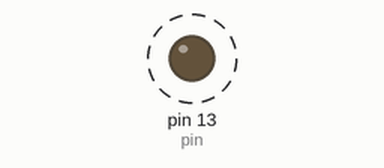
Recording of a sketch running on a simulated Arduino Uno, built with avr-gcc and run on an emulated ATmega328P. On the bench: output pins drawn as LEDs (lit = HIGH). Dashed ring = blinking. What the sketch prints to the serial monitor is not drawn.

Above: at 0.5 s.
Timing chart, 0 to 4.6 s (numbered marks = the images above):
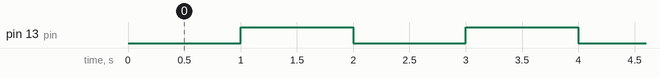

Measured:
- by itself, pin 13 (pin): alternates HIGH for 1.0 s and LOW for 1.0 s

The sketch:

serial.ino
```cpp
int pin=13;
int s=0;
void setup() {
  Serial.begin(115200);
  pinMode(pin,OUTPUT);
}

void loop() {
delay(1000);
digitalWrite(pin,HIGH);
delay(1000);
digitalWrite(pin,LOW);
s++;
Serial.println(s);
}
```
